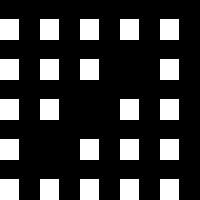

A level layout from a 2D game, rendered from its tile map. Below: a short description, then the map file with tile-grid data replaced by summaries:
An orthogonal 5x5 tile map with 40x40 px tiles, 1 tile layer (Layer 1).

<map version="1.0" orientation="orthogonal" width="5" height="5" tilewidth="40" tileheight="40">
 <tileset firstgid="1" name="texture" tilewidth="40" tileheight="40" spacing="4" margin="4">
  <image source="texture.png" />
 </tileset>
 <layer name="Layer 1" width="5" height="5">
  <data>[25 cells, 22 non-empty, 1 distinct tile ids]</data>
 </layer>
</map>
